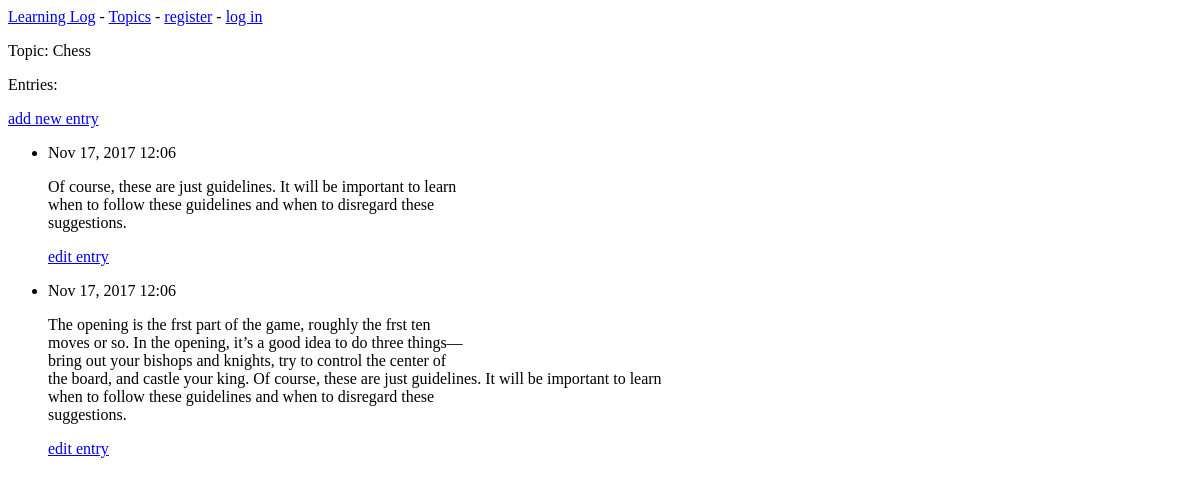
The page /topics/1/ on the database as committed earlier.
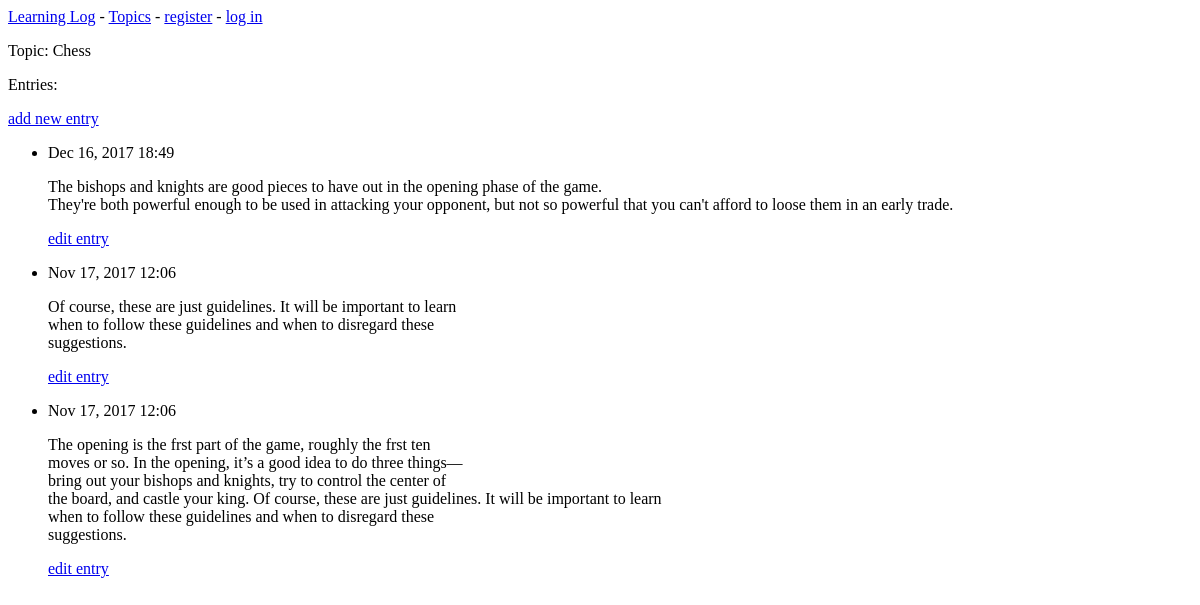
The same page on the database as committed later.
### learning_logs/models.py (models this page shows, shortened)
class Topic(models.Model):
    text = models.CharField(max_length=200)
    date_added = models.DateTimeField(auto_now_add=True)
    def __str__(self):
        return self.text

class Entry(models.Model):
    topic = models.ForeignKey(Topic)
    text = models.TextField()
    date_added = models.DateTimeField(auto_now_add=True)
    class Meta:
        verbose_name_plural = 'entries'

### learning_logs/views.py (the view)
# urls.py: url(r'^topics/(?P<topic_id>\d+)/$', views.topic, name='topic'),
def topic(request, topic_id):
    topic = Topic.objects.get(id=topic_id)
    entries = topic.entry_set.order_by('-date_added')
    context = {'topic': topic, 'entries': entries}
    return render(request, 'learning_logs/topic.html', context)

### learning_logs/templates/learning_logs/topic.html
{% extends 'learning_logs/base.html' %}
{% block content %}
    <p>Topic: {{ topic }}</p>
    <p>Entries:</p>
    <p>
        <a href="{% url 'learning_logs:new_entry' topic.id %}">add new entry</a>
    </p>
    <ul>
    {% for entry in entries %}
    <li>
        <p>{{ entry.date_added|date:'M d, Y H:i' }}</p>
        <p>{{ entry.text|linebreaks }}</p>
        <p>
            <a href="{% url 'learning_logs:edit_entry' entry.id %}">edit entry</a>
        </p>
    </li>
    {% empty %}
    <li>
        There are no entries for this topic yet.
    </li>
    {% endfor %}
    </ul>
{% endblock content %}

### learning_logs/templates/learning_logs/base.html
<p>
    <a href="{% url 'learning_logs:index' %}">Learning Log</a> -
    <a href="{% url 'learning_logs:topics' %}">Topics</a> -
    {% if user.is_authenticated %}
        Hello, {{ user.username }}.
        <a href="{% url 'users:logout' %}">log out</a>
    {% else %}
        <a href="{% url 'users:register' %}">register</a> -
        <a href="{% url 'users:login' %}">log in</a>
    {% endif %}
</p>
{% block content %}{% endblock content %}

Rows that differ between the two databases and show on the page:
added Entry: date_added "Dec 16, 2017 18:49", text "The bishops and knights are good pieces to have out in the opening phase of the game. They're both powerful enough to be used in attacking your opponent, but not so powerful that you can't afford to loose them in an early trade."
